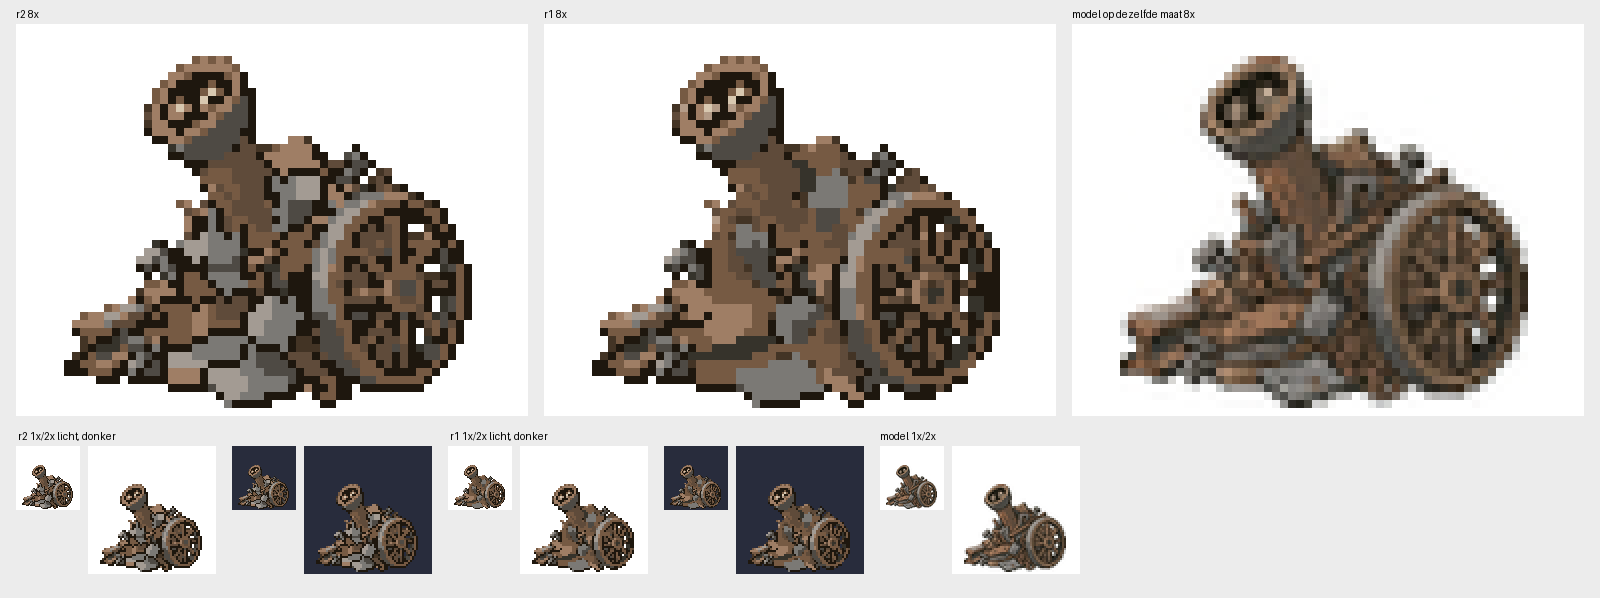

The script that saved this image:
# vel r2: r2 8x | r1 8x | model (natief) verkleind op dezelfde maat 8x ; 1x/2x r2 op licht en donker, r1 en model 1x/2x
import sys; from PIL import Image, ImageDraw; import numpy as np
H=lambda c:[int(c[i:i+2],16) for i in (1,3,5)]
PAL=['#1e170e','#433425','#5f4b3a','#765a43','#9f7e65','#b39b87','#36332b','#4e4a44','#7b7975','#a39b93','#d8c8b0']
P=np.array([H(c) for c in PAL],np.uint8)
def rgba(f):
    o=np.load(f); r=np.zeros((64,64,4),np.uint8); r[o>0,:3]=P[o[o>0]-1]; r[o>0,3]=255; return Image.fromarray(r,'RGBA')
sp=rgba('sprite.npy'); r1=rgba('../sprite_r1/sprite.npy')
sp.save('sprite.png'); w=Image.new('RGB',(64,64),'white'); w.paste(sp,(0,0),sp); w.resize((512,512),Image.NEAREST).save('sprite_8x.png')
X,Y,ww,hh=[int(t) for t in open('plaats.txt').read().split()]
m=Image.open('natief.png').convert('RGB'); a=np.asarray(m); fg=a.min(2)<225; ys,xs=np.where(fg)
ref=Image.new('RGB',(64,64),'white'); ref.paste(m.crop((xs.min(),ys.min(),xs.max()+1,ys.max()+1)).resize((ww,hh),Image.LANCZOS),(X,Y))
def on(s,bg): b=Image.new('RGBA',(64,64),bg); return Image.alpha_composite(b,s).convert('RGB')
C=(0,120,512,512)  # alleen het deel met de sprite (rij 15-64)
V=Image.new('RGB',(3*512+4*16,392+16+40+150),(236,236,236)); d=ImageDraw.Draw(V)
for i,(im,t) in enumerate(((on(sp,(255,255,255,255)),'r2'),(on(r1,(255,255,255,255)),'r1'),(ref,'model op dezelfde maat'))):
    V.paste(im.resize((512,512),Image.NEAREST).crop(C),(16+i*528,24)); d.text((16+i*528,8),t+' 8x',fill=(0,0,0))
y=24+392+30; x=16
for s,t in ((sp,'r2'),(r1,'r1')):
    for bg in ((255,255,255),(40,44,60)):
        V.paste(on(s,bg+(255,)),(x,y)); V.paste(on(s,bg+(255,)).resize((128,128),Image.NEAREST),(x+72,y)); x+=216
    d.text((x-430,y-16),t+' 1x/2x licht, donker',fill=(0,0,0))
V.paste(ref,(x,y)); V.paste(ref.resize((128,128),Image.NEAREST),(x+72,y)); d.text((x,y-16),'model 1x/2x',fill=(0,0,0))
V.save('vel.png')
